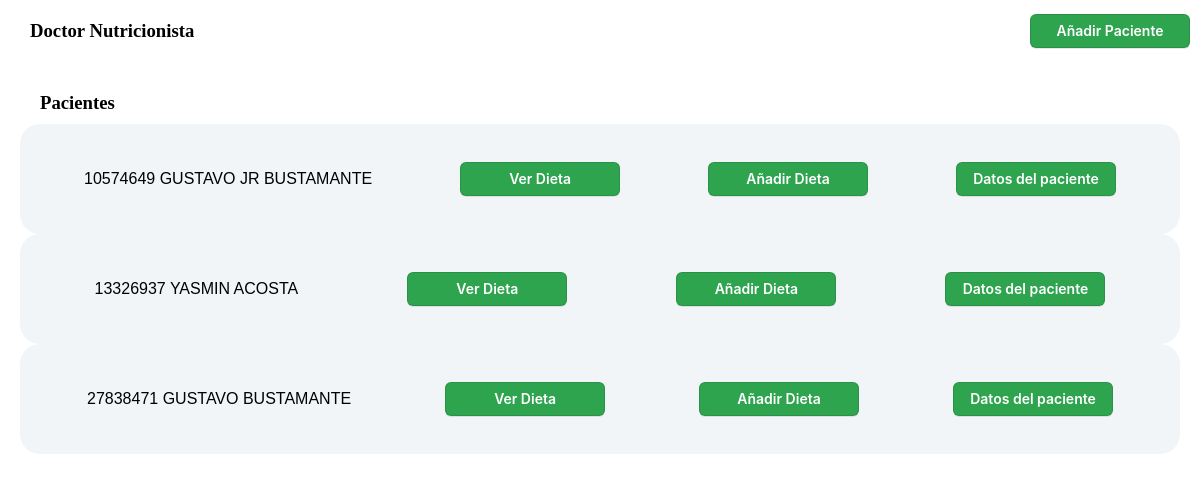
Before: / with the older database file.
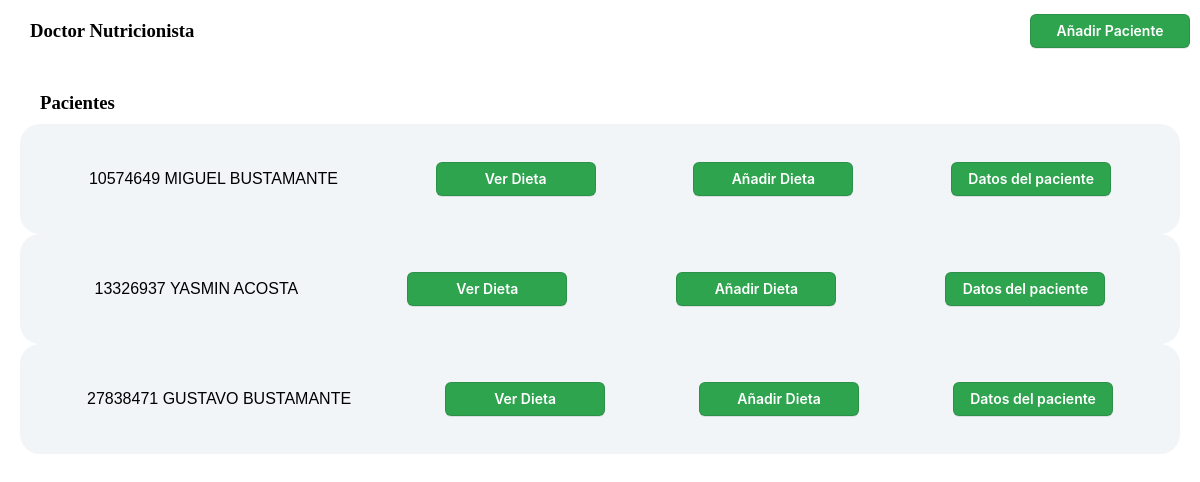
After: the same page with the newer database file.
### tables this page shows
CREATE TABLE `pacientes` (
  `dni` int NOT NULL,
  `nombre` varchar(30) NOT NULL,
  `Apellido` varchar(30) NOT NULL,
  `fecha_nac` date NOT NULL,
  `peso` smallint NOT NULL,
  `altura` int NOT NULL,
  `masa_muscular` int NOT NULL,
  `actividad_fisica` varchar(45) NOT NULL,
  PRIMARY KEY (`dni`)
);

### index.php (the view, shortened to what this page needs)
<?php
  require_once("./database/database.php");
	$sql = "SELECT * FROM pacientes";
	$registros1=$conn->prepare($sql);
	$registros1->execute(array());
	$registros=$registros1->fetchAll();
?>
<!DOCTYPE html>
<html lang="en">
<head>
  <link rel="stylesheet" href="./index.css">
</head>
<body>
<div class="container">
  <div class="header">
    <h3>Doctor Nutricionista</h3>
    <a href="./forms/registros/registro.php">
      <button class="btn">Añadir Paciente</button>
    </a>
  </div>
  <div class="item-container">
  <h3>Pacientes</h3>
    <?php foreach ($registros as $key):?>
        <div class="item-css">
          <div class="item">
            <div class="text">
              <div class="text-1">
              <?php echo $key["dni"]?>
              <?php echo $key["nombre"]?>
              <?php echo $key["Apellido"]?>
              </div>
            </div>
              <a href="./views/dieta/verDieta.php?dni=<?php echo $key['dni']?>&dia=<?php echo "Lunes"?>">
                <button class="btn">Ver Dieta</button>
              </a>
              <a href="./forms/dieta/addDieta.php?dni=<?php echo $key['dni']?>">
              <button class="btn">Añadir Dieta</button>
              </a>
              <a href="./forms/registros/datos.php?dni=<?php echo $key['dni']?>">
              <button class="btn">Datos del paciente</button>
              </a>
          </div>
        </div>
    <?php endforeach; ?>
  </div>
      </div>
</body>
</html>

Changed rows visible on the page:
changed pacientes id 10574649: nombre "GUSTAVO JR" → "MIGUEL"
